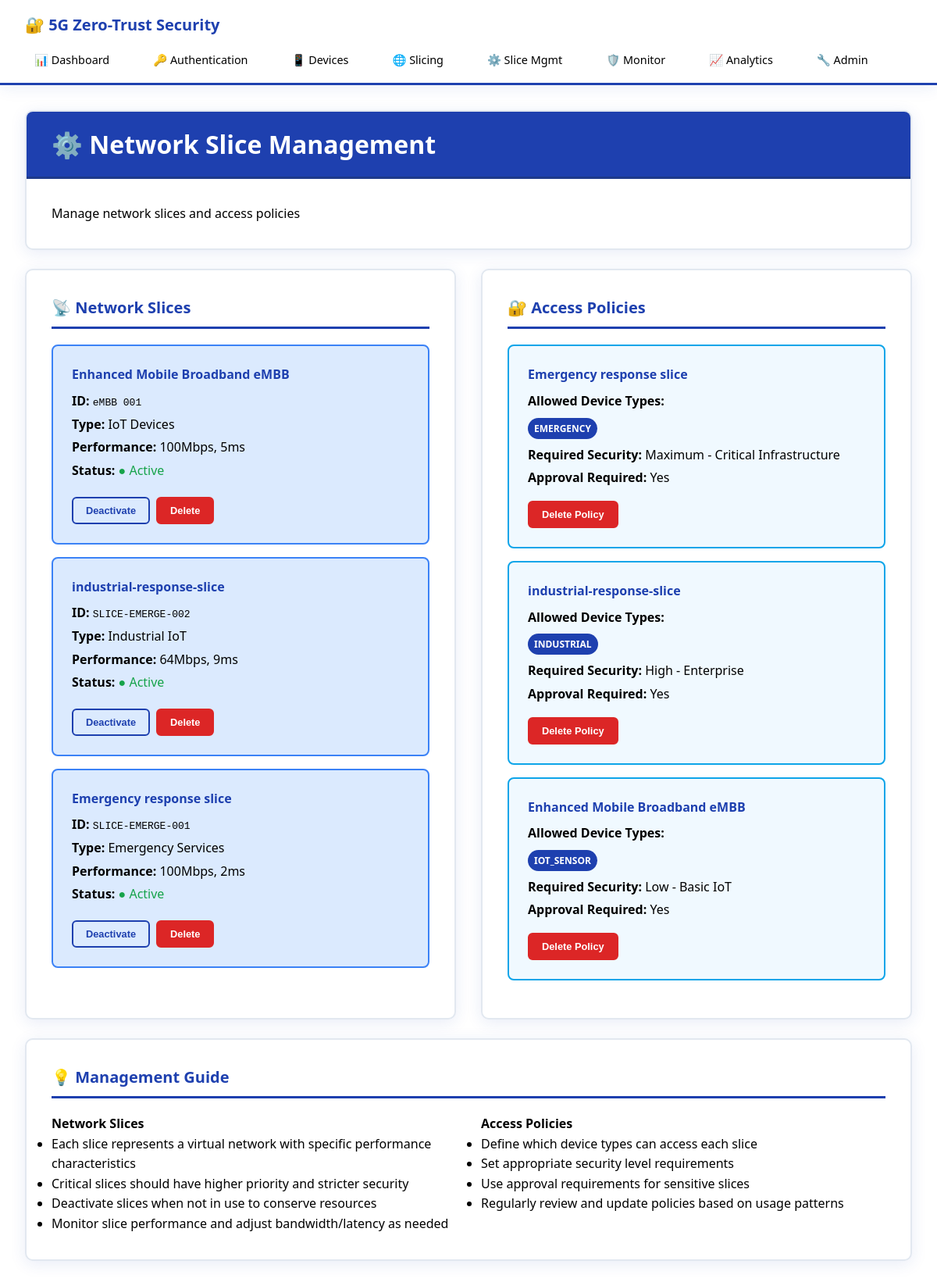
Screenshot of /demo/slices/ with the database file from the repository.
### zero_trust_demo/models.py (models this page shows, shortened)
class NetworkSlice(models.Model):
    SLICE_TYPES = [
        ('EMERGENCY', 'Emergency Services'),
        ('VIDEO', 'Video Streaming'),
        ('IOT', 'IoT Devices'),
        ('ENTERPRISE', 'Enterprise'),
        ('PUBLIC', 'Public Safety'),
        ('INDUSTRIAL', 'Industrial IoT'),
    ]
    PRIORITY_LEVELS = [
        ('CRITICAL', 'Critical'),
        ('HIGH', 'High'),
        ('MEDIUM', 'Medium'),
        ('LOW', 'Low'),
    ]
    name = models.CharField(max_length=100)
    slice_id = models.CharField(max_length=50, unique=True)
    slice_type = models.CharField(max_length=20, choices=SLICE_TYPES)
    priority = models.CharField(max_length=20, choices=PRIORITY_LEVELS, default='MEDIUM')
    max_latency = models.IntegerField(help_text="Maximum latency in milliseconds")  # ms
    min_bandwidth = models.IntegerField(help_text="Minimum bandwidth in Mbps")  # Mbps
    security_level = models.CharField(max_length=20, choices=TrustedDevice.SECURITY_LEVELS, default='HIGH')
    is_active = models.BooleanField(default=True)
    created_at = models.DateTimeField(auto_now_add=True)
    class Meta:
        verbose_name = "Network Slice"
        verbose_name_plural = "Network Slices"

class SliceAccessPolicy(models.Model):
    slice = models.ForeignKey(NetworkSlice, on_delete=models.CASCADE)
    allowed_device_types = models.JSONField(default=list, help_text="List of allowed device types")
    required_security_level = models.CharField(max_length=20, choices=TrustedDevice.SECURITY_LEVELS)
    requires_approval = models.BooleanField(default=True)

### zero_trust_demo/views.py (the view, shortened to what this page needs)
# urls.py: path('slices/', views.slice_management, name='slice_management'),  # NEW
def slice_management(request):
    slices = NetworkSlice.objects.all().order_by('-created_at')
    policies = SliceAccessPolicy.objects.select_related('slice').all()
    context = {
        'slices': slices,
        'policies': policies,
    }
    return render(request, 'zero_trust_demo/slice_management.html', context)

### templates/zero_trust_demo/slice_management.html (shortened to what this page needs)
{% extends "zero_trust_demo/base.html" %}
{% block content %}
<div class="card">
    <div class="card-header">
        <h1 style="margin: 0; color: white;">⚙️ Network Slice Management</h1>
    </div>
    <p class="lead">Manage network slices and access policies</p>
</div>
<div class="grid-2">
    <div class="card">
        <h3 class="section-title">📡 Network Slices</h3>
        {% if slices %}
            {% for slice in slices %}
                <div style="padding: 1.5rem; margin: 1rem 0; background: var(--light-blue); border-radius: 8px; border: 2px solid var(--secondary-blue);">
                    <div style="display: flex; justify-content: space-between; align-items: start;">
                        <div style="flex: 1;">
                            <h4 style="color: var(--primary-blue); margin: 0 0 0.5rem 0;">{{ slice.name }}</h4>
                            <p style="margin: 0.25rem 0;"><strong>ID:</strong> <code>{{ slice.slice_id }}</code></p>
                            <p style="margin: 0.25rem 0;"><strong>Type:</strong> {{ slice.get_slice_type_display }}</p>
                            <p style="margin: 0.25rem 0;"><strong>Performance:</strong> {{ slice.min_bandwidth }}Mbps, {{ slice.max_latency }}ms</p>
                            <p style="margin: 0.25rem 0;">
                                <strong>Status:</strong>
                                {% if slice.is_active %}
                                    <span style="color: #16a34a;">● Active</span>
                                {% else %}
                                    <span style="color: #dc2626;">● Inactive</span>
                                {% endif %}
                            </p>
                        </div>
                    </div>
                    <div style="margin-top: 1rem; display: flex; gap: 0.5rem; flex-wrap: wrap;">
                        <form method="post" style="display: inline;">
                            <button type="submit" name="action" value="toggle_active" class="btn {% if slice.is_active %}btn-outline{% else %}btn-primary{% endif %}"
                                    style="padding: 0.5rem 1rem; font-size: 0.8rem;">
                                {% if slice.is_active %}Deactivate{% else %}Activate{% endif %}
                            </button>
                        </form>
                        <form method="post" style="display: inline;">
                            <button type="submit" name="action" value="delete_slice" class="btn btn-primary"
                                    style="padding: 0.5rem 1rem; font-size: 0.8rem; background: #dc2626; border-color: #dc2626;"
                                    onclick="return confirm('Delete this network slice?')">
                                Delete
                            </button>
                        </form>
                    </div>
                </div>
            {% endfor %}
        {% else %}
            <p style="text-align: center; color: var(--gray-dark); padding: 2rem;">No network slices configured.</p>
        {% endif %}
    </div>
    <div class="card">
        <h3 class="section-title">🔐 Access Policies</h3>
        {% if policies %}
            {% for policy in policies %}
                <div style="padding: 1.5rem; margin: 1rem 0; background: #f0f9ff; border-radius: 8px; border: 2px solid #0ea5e9;">
                    <h4 style="color: var(--primary-blue); margin: 0 0 0.5rem 0;">{{ policy.slice.name }}</h4>
                    <p style="margin: 0.25rem 0;"><strong>Allowed Device Types:</strong></p>
                    <div style="display: flex; flex-wrap: wrap; gap: 0.5rem; margin: 0.5rem 0;">
                        {% for device_type in policy.allowed_device_types %}
                            <span class="badge" style="background: var(--primary-blue);">{{ device_type }}</span>
                        {% endfor %}
                    </div>
                    <p style="margin: 0.25rem 0;"><strong>Required Security:</strong> {{ policy.get_required_security_level_display }}</p>
                    <p style="margin: 0.25rem 0;"><strong>Approval Required:</strong> {% if policy.requires_approval %}Yes{% else %}No{% endif %}</p>
                    <form method="post" style="margin-top: 1rem;">
                        <button type="submit" name="action" value="delete_policy" class="btn btn-primary"
                                style="padding: 0.5rem 1rem; font-size: 0.8rem; background: #dc2626; border-color: #dc2626;"
                                onclick="return confirm('Delete this access policy?')">
                            Delete Policy
                        </button>
                    </form>
                </div>
            {% endfor %}
        {% else %}
            <p style="text-align: center; color: var(--gray-dark); padding: 2rem;">No access policies defined.</p>
        {% endif %}
    </div>
</div>
<div class="card">
    <h3 class="section-title">💡 Management Guide</h3>
    <div class="grid-2">
        <div>
            <h4>Network Slices</h4>
            <ul style="color: var(--black);">
                <li>Each slice represents a virtual network with specific performance characteristics</li>
                <li>Critical slices should have higher priority and stricter security</li>
                <li>Deactivate slices when not in use to conserve resources</li>
                <li>Monitor slice performance and adjust bandwidth/latency as needed</li>
            </ul>
        </div>
        <div>
            <h4>Access Policies</h4>
            <ul style="color: var(--black);">
                <li>Define which device types can access each slice</li>
                <li>Set appropriate security level requirements</li>
                <li>Use approval requirements for sensitive slices</li>
                <li>Regularly review and update policies based on usage patterns</li>
            </ul>
        </div>
    </div>
</div>
{% endblock %}

### templates/zero_trust_demo/base.html (style rules this page uses)
:root { --primary-blue: #1e40af; --secondary-blue: #3b82f6; --light-blue: #dbeafe; --dark-blue: #1e3a8a; --white: #ffffff; --black: #000000; --gray-light: #f8fafc; --gray-medium: #e2e8f0; --gray-dark: #64748b; }
* { margin: 0; padding: 0; box-sizing: border-box; }
body { font-family: 'Segoe UI', Tahoma, Geneva, Verdana, sans-serif; background: linear-gradient(135deg, var(--white) 0%, var(--light-blue) 100%); min-height: 100vh; color: var(--black); line-height: 1.6; }
.card { background: var(--white); border-radius: 10px; padding: 1.5rem; box-shadow: 0 4px 20px rgba(30, 64, 175, 0.1); margin-bottom: 1.5rem; border: 2px solid var(--gray-medium); }
.card-header { background: var(--primary-blue); color: var(--white); padding: 1rem 1.5rem; margin: -1.5rem -1.5rem 1.5rem -1.5rem; border-radius: 8px 8px 0 0; border-bottom: 3px solid var(--dark-blue); }
.btn { padding: 0.75rem 1.25rem; border: none; border-radius: 6px; cursor: pointer; font-weight: 600; text-decoration: none; display: inline-block; transition: all 0.3s; text-align: center; font-size: 0.9rem; }
.btn-primary { background: var(--primary-blue); color: var(--white); border: 2px solid var(--primary-blue); }
.btn-outline { background: transparent; color: var(--primary-blue); border: 2px solid var(--primary-blue); }
.grid-2 { display: grid; grid-template-columns: 1fr; gap: 1.5rem; }
.section-title { color: var(--primary-blue); border-bottom: 3px solid var(--primary-blue); padding-bottom: 0.5rem; margin-bottom: 1.25rem; font-size: 1.25rem; }
.badge { background: var(--primary-blue); color: var(--white); padding: 0.25rem 0.5rem; border-radius: 20px; font-size: 0.75rem; font-weight: 600; display: inline-block; }
@media (min-width: 1025px) { .card { padding: 2rem; } }
@media (min-width: 1025px) { .card-header { padding: 1rem 2rem; margin: -2rem -2rem 2rem -2rem; } }
@media (min-width: 1025px) { .grid-2 { grid-template-columns: 1fr 1fr; gap: 2rem; } }

### rows the page displays
NetworkSlice: name "Enhanced Mobile Broadband eMBB", slice_id "eMBB 001", slice_type "IoT Devices", min_bandwidth "100", max_latency "5", is_active "● Active"
NetworkSlice: name "industrial-response-slice", slice_id "SLICE-EMERGE-002", slice_type "Industrial IoT", min_bandwidth "64", max_latency "9", is_active "● Active"
NetworkSlice: name "Emergency response slice", slice_id "SLICE-EMERGE-001", slice_type "Emergency Services", min_bandwidth "100", max_latency "2", is_active "● Active"
SliceAccessPolicy: slice.name "Emergency response slice", allowed_device_types "EMERGENCY", required_security_level "Maximum - Critical Infrastructure", requires_approval "Yes"
SliceAccessPolicy: slice.name "industrial-response-slice", allowed_device_types "INDUSTRIAL", required_security_level "High - Enterprise", requires_approval "Yes"
SliceAccessPolicy: slice.name "Enhanced Mobile Broadband eMBB", allowed_device_types "IOT_SENSOR", required_security_level "Low - Basic IoT", requires_approval "Yes"
